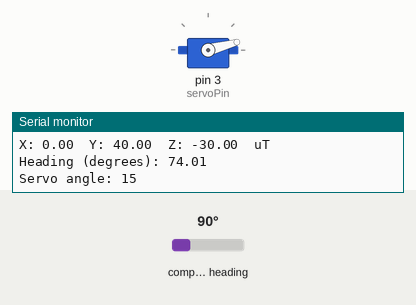
Simulated run of this sketch. Board: Arduino Uno, built with avr-gcc and run on an emulated ATmega328P. Shown: servo, the last lines printed to the serial monitor. The test bench sets the inputs (shaded band); at power-on: compass heading 90°.

Above: at 2.8 s.
2.9 s: compass heading set to 281°
4.4 s: compass heading set to 290°
At 5.5 s:
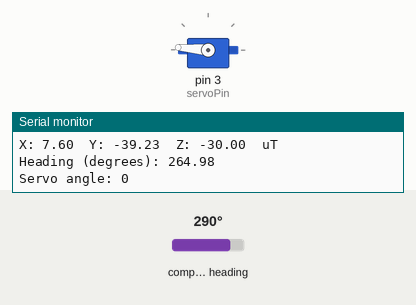
5.9 s: compass heading set to 352°
At 6.6 s:
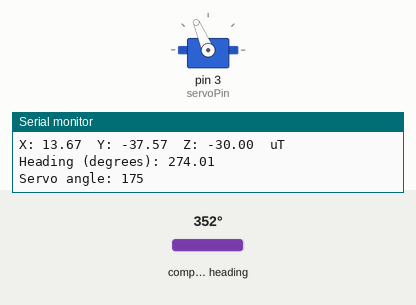
7.4 s: compass heading set to 113°
8.9 s: compass heading set to 101°
At 10.1 s:
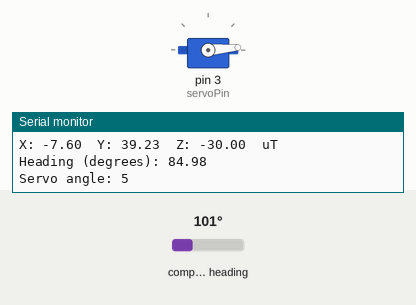
Timing chart, 0 to 11.4 s (numbered marks = the images above; inputs shaded):
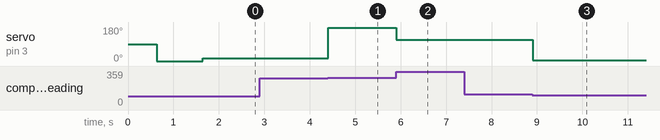

Measured:
- the behaviour switches between 286 and 287° on compass heading (found by bisection; images 0 and 1)
- the behaviour switches between 107 and 106° on compass heading (found by bisection; images 2 and 3)
- after the input at 4.4 s, servo on pin 3 (servoPin): 15° → 175° at once
- after the input at 5.9 s, servo on pin 3 (servoPin): 175° → 113° at once
- after the input at 8.9 s, servo on pin 3 (servoPin): 113° → 5° at once

The sketch:

HAB_project_mag_initial.ino
```cpp
/*   Cameron and Dustin's code to test the functionality of the Adafruit HMC5883 digital compass, with a servo to stimulate stabilization.
 *   This code was our first stabilization experiment.
 *   We used the heading from the magnetometer to always point the servo north (0 degree heading).
 *   This basically made the servo act like a typical compass. Stabilization gets a lot more complicated when we tried to keep the servo pointing to a heading other than 0 degrees.
 *   More advanced stabilization can be seen in HAB_project_mag_final.
 *
 *   Wiring:
 *   5v - VIN
 *   GND - GND
 *   SDA - A4
 *   SCL - A5
 */

/***************************************************************************
  Arduino code to run a servo based on the HMC5883 magnentometer/compass.
  Note that some of this code is copied from the Adafruit library.

  These displays use I2C to communicate, 2 pins are required to interface.
 ***************************************************************************/

#include <Wire.h>
#include <Adafruit_Sensor.h>
#include <Adafruit_HMC5883_U.h>
#include <Servo.h>

int count = 0;
int servoPin = 3;
Servo servo;

/* Assign a unique ID to this sensor at the same time */
Adafruit_HMC5883_Unified mag = Adafruit_HMC5883_Unified(12345);

void displaySensorDetails(void)
{
  sensor_t sensor;
  mag.getSensor(&sensor);
  Serial.println("------------------------------------");
  Serial.print  ("Sensor:       "); Serial.println(sensor.name);
  Serial.print  ("Driver Ver:   "); Serial.println(sensor.version);
  Serial.print  ("Unique ID:    "); Serial.println(sensor.sensor_id);
  Serial.print  ("Max Value:    "); Serial.print(sensor.max_value); Serial.println(" uT");
  Serial.print  ("Min Value:    "); Serial.print(sensor.min_value); Serial.println(" uT");
  Serial.print  ("Resolution:   "); Serial.print(sensor.resolution); Serial.println(" uT");
  Serial.println("------------------------------------");
  Serial.println("");
  delay(500);
}


void setup(void)
{
  Serial.begin(9600);
  servo.attach(servoPin);

  // Initialise the sensor
  if(!mag.begin())
  {
    // There was a problem detecting the HMC5883, print a message.
    Serial.println("No HMC5883 detected - Check wiring!");
    while(1);
  }

  // Display some basic information on this sensor
  displaySensorDetails();

  // Set the servo to 90 at the beginning.
  Serial.println("Setting servo");
  servo.write(0);
  delay(1000);
  servo.write(90);
  Serial.println("Servo set");
}


void loop(void)
{
  // Get a new sensor event
  sensors_event_t event;
  mag.getEvent(&event);
  int servoReading;


 // Print output every second.
 if ((count % 200) == 0) {
    // Display the results (magnetic vector values are in micro-Tesla (uT))
    Serial.print("X: "); Serial.print(event.magnetic.x); Serial.print("  ");
    Serial.print("Y: "); Serial.print(event.magnetic.y); Serial.print("  ");
    Serial.print("Z: "); Serial.print(event.magnetic.z); Serial.print("  ");Serial.println("uT");
 }

  // Hold the module so that Z is pointing 'up' and you can measure the heading with x&y
  // Calculate heading when the magnetometer is level, then correct for signs of axis.
  float heading = atan2(event.magnetic.y, event.magnetic.x);   // inverseTan(y / x)

  // Once you have your heading, you must then add your 'Declination Angle', which is the 'Error' of the magnetic field in your location.
  // Find yours here: http://www.magnetic-declination.com/
  // Convert the declination degrees to radians.
  // If you cannot find your Declination, comment out these two lines, your compass will be slightly off.
  float declinationAngle = -0.279;     // RADIANS (Set for 16 degrees, Bngr ME).
  heading += declinationAngle;

  // Correct for when signs are reversed.
  if(heading < 0)
    heading += 2*PI;

  // Check for wrap due to addition of declination.
  if(heading > 2*PI)
    heading -= 2*PI;

  // Convert radians to degrees for readability.
  float headingDegrees = heading * 180/M_PI;

  // Set servo angle based on heading.
  // Only set the servo when the heading is between 270 and 90 (limit the range to 180 degrees).
    if (headingDegrees >= 270 || headingDegrees <= 90) {
      // If the heading is to the right, move the servo to the left.
      if (headingDegrees < 90) {
        servo.write(90 - headingDegrees);
      }
      // If the heading is to the left, move the servo to the right.
      else {
        servo.write(90 + (360 - headingDegrees));
      }
      servoReading = servo.read();
    }

  // Print every second.
  if ((count % 200) == 0) {
    Serial.print("Heading (degrees): "); Serial.println(headingDegrees);
    Serial.print("Servo angle: "); Serial.println(servoReading);
    Serial.println("");
  }

  delay(5);
  count++;
}
```
